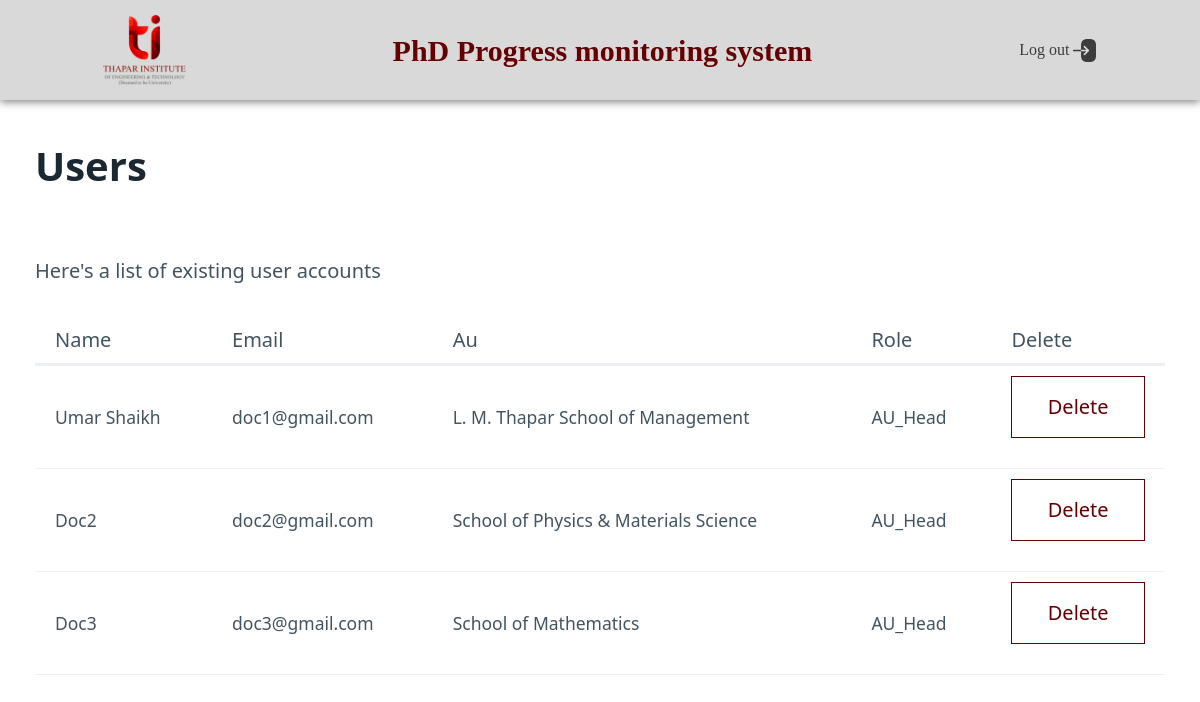
The app's page /manage_users (signed in), older data.
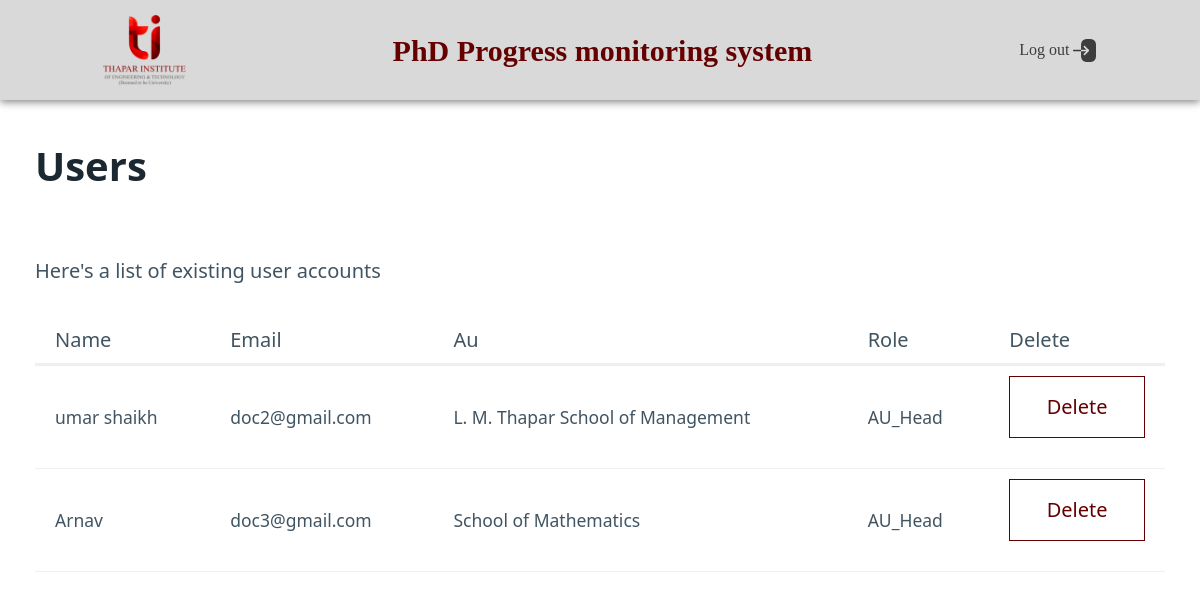
The same page, newer data.
### app.py (models this page shows)
class User(db.Model):
    email = db.Column(db.String(50), unique=True, nullable=False, primary_key=True)
    password = db.Column(db.String(300), nullable=False)
    role = db.Column(db.String(50), nullable=False)
    name = db.Column(db.String(50), nullable=False)
    Au = db.Column(db.String(50), nullable=False)

### app.py (the view)
@app.route('/manage_users', methods=['GET', 'POST'])
def manage_users():
    if session.get('role') == 'admin':
        users = User.query.filter(User.role != 'admin').all()
        print(users)
        users = [dict(email=user.email, password=user.password, role=user.role, name=user.name, Au=user.Au) for user in users]
        for user in users:
            del user['password']
            user["Au"] = Au_list[int(user["Au"])-1]
        return render_template('manage_users.html', users=users)
    return redirect(url_for('login'))

### templates/manage_users.html (shortened to what this page needs)
<html data-theme="light">
    <head>
        <link rel="stylesheet" href="{{ url_for('static', filename='pico.min.css') }}">
      </head>
    <body>
      <nav class="nav">
        <div class="logo">
            <img src="{{ url_for('static', filename='images/tietlogo.png') }}" alt="logo">
        </div>
        <div class="brand">
            <strong>PhD Progress monitoring system</strong>
        </div>
        <div class="logout">
            <a href="/logout">Log out <img src="{{ url_for('static', filename='images/logout.png') }}" alt="logout"></a>
        </div>
    </nav>
        <div class="container">
            <div class="row">
                <div class="col-12">
                    <h1>Users</h1>
                    <p>Here's a list of existing user accounts</p>
                    <table class="table">
                        <thead>
                            <tr>
                                <th>Name</th>
                                <th>Email</th>
                                <th>Au</th>
                                <th>Role</th>
                                <th>Delete</th>
                            </tr>
                        </thead>
                        <tbody>
                            {% for user in users %}
                            <tr>
                                <td>{{ user.name }}</td>
                                <td>{{ user.email }}</td>
                                <td>{{ user.Au }}</td>
                                <td>{{ user.role }}</td>
                                <td>
                                    <button class="secondary" data-target="modal-delete-{{ user.email }}" onClick="toggleModal(event)"> Delete</button>
                                </td>
                            </tr>
                            {% endfor %}
                        </tbody>
                    </table>
                </div>
            </div>
        </div>
    </body>
</html>

Row changes from the older to the newer data that the page shows:
removed User: name "Umar Shaikh", email "doc1@gmail.com", Au "L. M. Thapar School of Management", role "AU_Head"
changed User "doc2@gmail.com": name "Doc2" → "umar shaikh"; Au "School of Physics & Materials Science" → "L. M. Thapar School of Management"
changed User "doc3@gmail.com": name "Doc3" → "Arnav"
